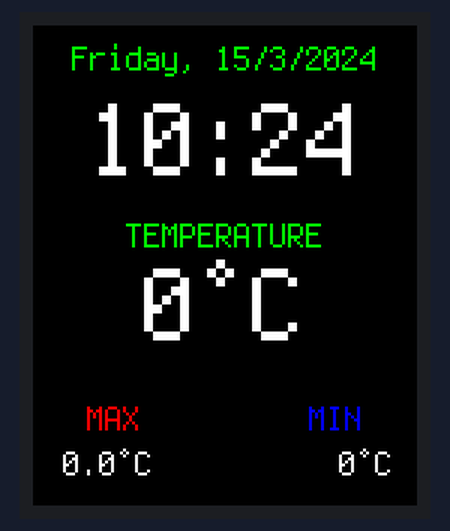
Simulated run of this program. Board: Raspberry Pi Pico running CircuitPython. On the bench: 128×160 colour display. The clock reads 2024-03-15 10:24:30 at power-on unless the program sets it; what the program prints to the serial console is not drawn.

Above: at 0.1 s.
At 30.2 s:
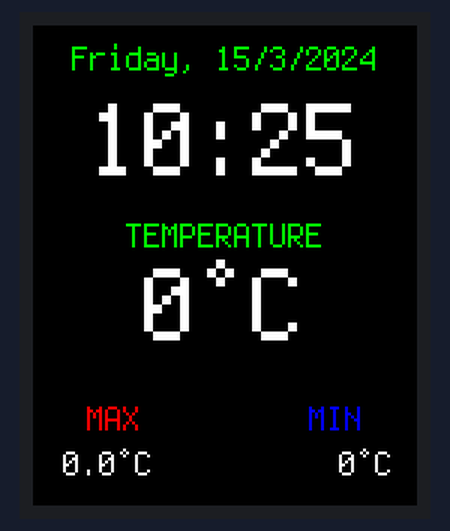
At 90.4 s:
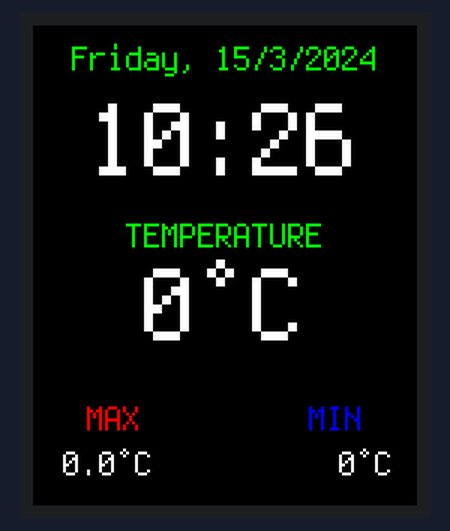

Measured:
- what the display in image 0 shows lasts 30.1 s, from 0.0 s to 30.1 s
- what the display in image 1 shows lasts 60.2 s, from 30.1 s to 90.3 s

The program:

code.py
```python
import time
import board, busio, displayio
import adafruit_ds3231
from adafruit_st7735r import ST7735R
from adafruit_display_text import label
from adafruit_bitmap_font import bitmap_font

def c_to_f(celsius):
    fahrenheit = (celsius * 1.8) + 32
    return fahrenheit

def update_labels():
    global temperature
    minutes = "{:02}".format(t.tm_min)
    date_label.text = f"{days[int(t.tm_wday)]}, {t.tm_mday}/{t.tm_mon}/{t.tm_year}"
    time_label.text = f"{t.tm_hour}:{minutes}"
    temperature = round(rtc.force_temperature_conversion(),1)
    temperature_string = f"{temperature}°C"
    if not metric:
        temperature = round(c_to_f(temperature),1)
        temperature_string = f"{temperature}°F"

    temperature_value_label.text = temperature_string

    set_min_max_temperature()

    if metric:
        max_temperature_value_label.text = f"{str(max_temperature)}°C"
        min_temperature_value_label.text = f"{str(min_temperature)}°C"
    else:
        max_temperature_value_label.text = f"{str(max_temperature)}°F"
        min_temperature_value_label.text = f"{str(min_temperature)}°F"

    print(f"The date is {days[int(t.tm_wday)]} {t.tm_mday}/{t.tm_mon}/{t.tm_year}")
    print("The time is {}:{:02}:{:02}".format(t.tm_hour, t.tm_min, t.tm_sec))
    print(f"Temperature: {temperature}")
    print(f"Min Temperature: {min_temperature}")
    print(f"Max Temperature: {max_temperature}")
    print(f"Temperature: {temperature}\n\n")

def set_min_max_temperature():
    global min_temperature, max_temperature
    if temperature > max_temperature:
        max_temperature = temperature
    if temperature < min_temperature:
        min_temperature = temperature

mosi_pin, clk_pin, reset_pin, cs_pin, dc_pin = board.GP11, board.GP10, board.GP17, board.GP18, board.GP16
days = ("Monday", "Tuesday", "Wednesday", "Thursday", "Friday", "Saturday", "Sunday")

i2c = busio.I2C(board.GP1, board.GP0)
rtc = adafruit_ds3231.DS3231(i2c)

metric = True # Set to False for degrees Fahrenheit

# UNCOMMENT THE FOLLOWING THREE LINES THE FIRST TIME YOU RUN THE CODE TO SET THE TIME!
#set_time = time.struct_time((2022, 8, 30, 12, 35, 45, 2, -1, -1)) # Year, Month, Date, Hour, Minutes, Seconds, Week Day
#print("Setting time to:", set_time)
#rtc.datetime = set_time

# Comment out the above three lines again after setting the time!

displayio.release_displays()
spi = busio.SPI(clock=clk_pin, MOSI=mosi_pin)
display_bus = displayio.FourWire(spi, command=dc_pin, chip_select=cs_pin, reset=reset_pin)

t = rtc.datetime

min_temperature = 100.0
max_temperature = 0.0
temperature = 0

font_file = "fonts/terminal.bdf"
font = bitmap_font.load_font(font_file)

display = ST7735R(display_bus, width=128, height=160, bgr = True)

ui = displayio.Group()
display.show(ui)

# Create date label
date_label = label.Label(font, color=0x00FF00, text = "Date")
date_label.anchor_point = (0.5, 0.0)
date_label.anchored_position = (64, 5)

# Create time label
time_label = label.Label(font, color=0xFFFFFF)
time_label.anchor_point = (0.5, 0.0)
time_label.anchored_position = (64, 20)
time_label.scale = (3)

# Create temperature label
temperature_label = label.Label(font, color=0x00FF00, text = "TEMPERATURE")
temperature_label.anchor_point = (0.5, 0.0)
temperature_label.anchored_position = (64, 64)

# Create min_temperature label
min_temperature_label = label.Label(font, color=0x0000FF, text = "MIN")
min_temperature_label.anchor_point = (1.0, 0.0)
min_temperature_label.anchored_position = (110, 125)

# Create max_temperature label
max_temperature_label = label.Label(font, color=0xFF0000, text = "MAX")
max_temperature_label.anchor_point = (0.0, 0.0)
max_temperature_label.anchored_position = (18, 125)

# Create temperature value label
temperature_value_label = label.Label(font, color=0xFFFFFF)
temperature_value_label.anchor_point = (0.5, 0.0)
temperature_value_label.anchored_position = (64, 75)
temperature_value_label.scale = (3)

# Create max_temperature value label
max_temperature_value_label = label.Label(font, color=0xFFFFFF)
max_temperature_value_label.anchor_point = (0.0, 0.0)
max_temperature_value_label.anchored_position = (10, 140)

# Create min_temperature value label
min_temperature_value_label = label.Label(font, color=0xFFFFFF)
min_temperature_value_label.anchor_point = (1.0, 0.0)
min_temperature_value_label.anchored_position = (120, 140)
ui.append(min_temperature_value_label)
ui.append(max_temperature_value_label)
ui.append(time_label)
ui.append(date_label)
ui.append(temperature_value_label)
ui.append(max_temperature_label)
ui.append(min_temperature_label)
ui.append(temperature_label)

while True:
    t = rtc.datetime
    update_labels()
    time.sleep(1)  # wait a second
```
